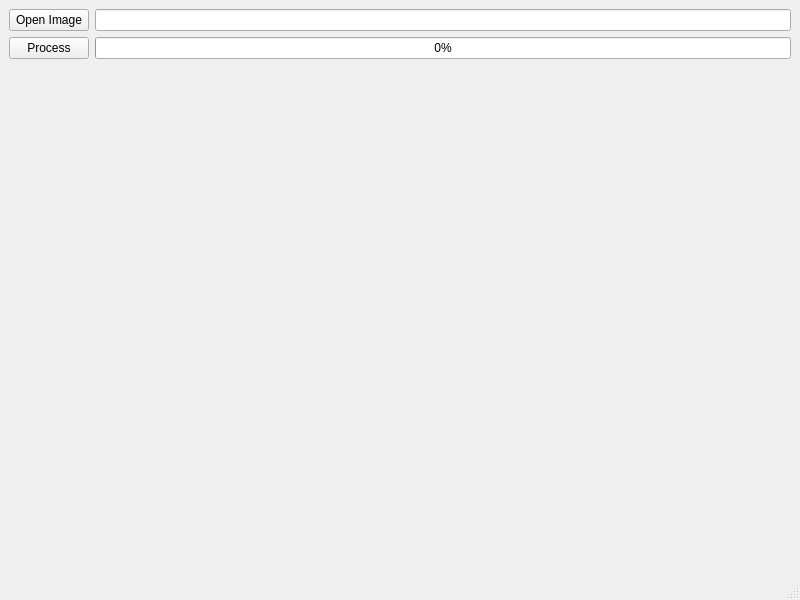
<?xml version="1.0" encoding="UTF-8"?>
<ui version="4.0">
 <class>ViewportWindow</class>
 <widget class="QMainWindow" name="ViewportWindow">
  <property name="geometry">
   <rect>
    <x>0</x>
    <y>0</y>
    <width>800</width>
    <height>600</height>
   </rect>
  </property>
  <property name="windowTitle">
   <string>Viewport</string>
  </property>
  <widget class="QWidget" name="centralwidget">
   <layout class="QVBoxLayout" name="verticalLayout_2">
    <item>
     <layout class="QVBoxLayout" name="verticalLayout">
      <property name="sizeConstraint">
       <enum>QLayout::SetDefaultConstraint</enum>
      </property>
      <item>
       <layout class="QHBoxLayout" name="horizontalLayout">
        <property name="sizeConstraint">
         <enum>QLayout::SetDefaultConstraint</enum>
        </property>
        <item>
         <widget class="QPushButton" name="open_image_button">
          <property name="text">
           <string>Open Image</string>
          </property>
         </widget>
        </item>
        <item>
         <widget class="QLineEdit" name="image_path"/>
        </item>
       </layout>
      </item>
      <item>
       <layout class="QHBoxLayout" name="horizontalLayout_2">
        <item>
         <widget class="QPushButton" name="process_button">
          <property name="text">
           <string>Process</string>
          </property>
         </widget>
        </item>
        <item>
         <widget class="QProgressBar" name="progress_bar">
          <property name="value">
           <number>0</number>
          </property>
         </widget>
        </item>
       </layout>
      </item>
      <item>
       <widget class="Viewport" name="viewport" native="true"/>
      </item>
     </layout>
    </item>
   </layout>
  </widget>
  <widget class="QMenuBar" name="menubar">
   <property name="geometry">
    <rect>
     <x>0</x>
     <y>0</y>
     <width>800</width>
     <height>22</height>
    </rect>
   </property>
  </widget>
  <widget class="QStatusBar" name="statusbar"/>
 </widget>
 <customwidgets>
  <customwidget>
   <class>Viewport</class>
   <extends>QWidget</extends>
   <header>src/Viewport.h</header>
   <container>1</container>
  </customwidget>
 </customwidgets>
 <resources/>
 <connections/>
</ui>
